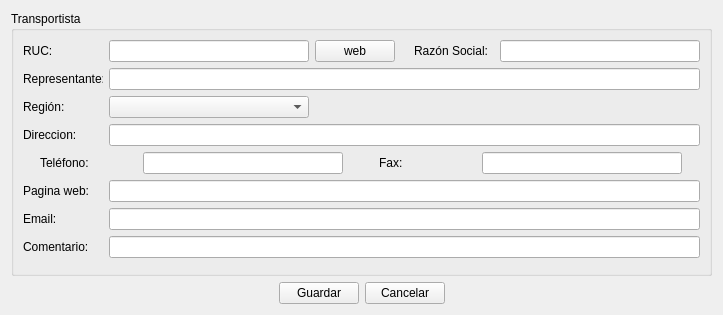
<?xml version="1.0" encoding="UTF-8"?>
<ui version="4.0">
 <class>ui_edit_transportista</class>
 <widget class="QWidget" name="ui_edit_transportista">
  <property name="geometry">
   <rect>
    <x>0</x>
    <y>0</y>
    <width>722</width>
    <height>315</height>
   </rect>
  </property>
  <property name="windowTitle">
   <string>Form</string>
  </property>
  <layout class="QVBoxLayout" name="verticalLayout_2">
   <item>
    <layout class="QVBoxLayout" name="verticalLayout_3">
     <item>
      <widget class="QGroupBox" name="groupBox">
       <property name="title">
        <string>Transportista</string>
       </property>
       <layout class="QGridLayout" name="gridLayout">
        <item row="0" column="0">
         <layout class="QVBoxLayout" name="verticalLayout">
          <item>
           <layout class="QHBoxLayout" name="horizontalLayout_14">
            <item>
             <widget class="QLabel" name="label_ruc">
              <property name="minimumSize">
               <size>
                <width>80</width>
                <height>0</height>
               </size>
              </property>
              <property name="maximumSize">
               <size>
                <width>80</width>
                <height>16777215</height>
               </size>
              </property>
              <property name="text">
               <string>RUC:</string>
              </property>
             </widget>
            </item>
            <item>
             <widget class="QLineEdit" name="lineEdit_ruc">
              <property name="minimumSize">
               <size>
                <width>200</width>
                <height>0</height>
               </size>
              </property>
              <property name="maximumSize">
               <size>
                <width>200</width>
                <height>16777215</height>
               </size>
              </property>
             </widget>
            </item>
            <item>
             <widget class="QPushButton" name="pushButton_link">
              <property name="text">
               <string>web</string>
              </property>
             </widget>
            </item>
            <item>
             <spacer name="horizontalSpacer_12">
              <property name="orientation">
               <enum>Qt::Horizontal</enum>
              </property>
              <property name="sizeType">
               <enum>QSizePolicy::Fixed</enum>
              </property>
              <property name="sizeHint" stdset="0">
               <size>
                <width>13</width>
                <height>14</height>
               </size>
              </property>
             </spacer>
            </item>
            <item>
             <widget class="QLabel" name="label_razon_social">
              <property name="minimumSize">
               <size>
                <width>80</width>
                <height>0</height>
               </size>
              </property>
              <property name="maximumSize">
               <size>
                <width>80</width>
                <height>16777215</height>
               </size>
              </property>
              <property name="text">
               <string>Razón Social:</string>
              </property>
             </widget>
            </item>
            <item>
             <widget class="QLineEdit" name="lineEdit_razon_social">
              <property name="minimumSize">
               <size>
                <width>200</width>
                <height>0</height>
               </size>
              </property>
              <property name="maximumSize">
               <size>
                <width>200</width>
                <height>16777215</height>
               </size>
              </property>
             </widget>
            </item>
           </layout>
          </item>
          <item>
           <layout class="QHBoxLayout" name="horizontalLayout_15">
            <item>
             <widget class="QLabel" name="label_representante">
              <property name="minimumSize">
               <size>
                <width>80</width>
                <height>0</height>
               </size>
              </property>
              <property name="maximumSize">
               <size>
                <width>80</width>
                <height>16777215</height>
               </size>
              </property>
              <property name="text">
               <string>Representante:</string>
              </property>
             </widget>
            </item>
            <item>
             <widget class="QLineEdit" name="lineEdit_representante">
              <property name="minimumSize">
               <size>
                <width>200</width>
                <height>0</height>
               </size>
              </property>
             </widget>
            </item>
           </layout>
          </item>
          <item>
           <layout class="QHBoxLayout" name="horizontalLayout_2">
            <item>
             <widget class="QLabel" name="label_region">
              <property name="minimumSize">
               <size>
                <width>80</width>
                <height>0</height>
               </size>
              </property>
              <property name="text">
               <string>Región:</string>
              </property>
             </widget>
            </item>
            <item>
             <widget class="QComboBox" name="comboBox_regiones">
              <property name="minimumSize">
               <size>
                <width>200</width>
                <height>0</height>
               </size>
              </property>
              <property name="editable">
               <bool>false</bool>
              </property>
              <property name="duplicatesEnabled">
               <bool>false</bool>
              </property>
             </widget>
            </item>
            <item>
             <spacer name="horizontalSpacer">
              <property name="orientation">
               <enum>Qt::Horizontal</enum>
              </property>
              <property name="sizeHint" stdset="0">
               <size>
                <width>40</width>
                <height>20</height>
               </size>
              </property>
             </spacer>
            </item>
           </layout>
          </item>
          <item>
           <layout class="QHBoxLayout" name="horizontalLayout_16">
            <item>
             <widget class="QLabel" name="label_29">
              <property name="minimumSize">
               <size>
                <width>80</width>
                <height>0</height>
               </size>
              </property>
              <property name="maximumSize">
               <size>
                <width>80</width>
                <height>16777215</height>
               </size>
              </property>
              <property name="text">
               <string>Direccion:</string>
              </property>
             </widget>
            </item>
            <item>
             <widget class="QLineEdit" name="lineEdit_direccion">
              <property name="minimumSize">
               <size>
                <width>200</width>
                <height>0</height>
               </size>
              </property>
             </widget>
            </item>
           </layout>
          </item>
          <item>
           <layout class="QHBoxLayout" name="horizontalLayout_17">
            <item>
             <widget class="QLabel" name="label_27">
              <property name="minimumSize">
               <size>
                <width>80</width>
                <height>0</height>
               </size>
              </property>
              <property name="maximumSize">
               <size>
                <width>80</width>
                <height>16777215</height>
               </size>
              </property>
              <property name="text">
               <string>Teléfono:</string>
              </property>
             </widget>
            </item>
            <item>
             <widget class="QLineEdit" name="lineEdit_telefono">
              <property name="minimumSize">
               <size>
                <width>200</width>
                <height>0</height>
               </size>
              </property>
              <property name="maximumSize">
               <size>
                <width>200</width>
                <height>16777215</height>
               </size>
              </property>
             </widget>
            </item>
            <item>
             <spacer name="horizontalSpacer_11">
              <property name="orientation">
               <enum>Qt::Horizontal</enum>
              </property>
              <property name="sizeType">
               <enum>QSizePolicy::Fixed</enum>
              </property>
              <property name="sizeHint" stdset="0">
               <size>
                <width>13</width>
                <height>14</height>
               </size>
              </property>
             </spacer>
            </item>
            <item>
             <widget class="QLabel" name="label_32">
              <property name="minimumSize">
               <size>
                <width>80</width>
                <height>0</height>
               </size>
              </property>
              <property name="maximumSize">
               <size>
                <width>80</width>
                <height>16777215</height>
               </size>
              </property>
              <property name="text">
               <string>Fax:</string>
              </property>
             </widget>
            </item>
            <item>
             <widget class="QLineEdit" name="lineEdit_fax">
              <property name="minimumSize">
               <size>
                <width>200</width>
                <height>0</height>
               </size>
              </property>
              <property name="maximumSize">
               <size>
                <width>200</width>
                <height>16777215</height>
               </size>
              </property>
             </widget>
            </item>
           </layout>
          </item>
          <item>
           <layout class="QHBoxLayout" name="horizontalLayout_18"/>
          </item>
          <item>
           <layout class="QHBoxLayout" name="horizontalLayout_19">
            <item>
             <widget class="QLabel" name="label_34">
              <property name="minimumSize">
               <size>
                <width>80</width>
                <height>0</height>
               </size>
              </property>
              <property name="maximumSize">
               <size>
                <width>80</width>
                <height>16777215</height>
               </size>
              </property>
              <property name="text">
               <string>Pagina web:</string>
              </property>
             </widget>
            </item>
            <item>
             <widget class="QLineEdit" name="lineEdit_pagina_web">
              <property name="minimumSize">
               <size>
                <width>200</width>
                <height>0</height>
               </size>
              </property>
             </widget>
            </item>
           </layout>
          </item>
          <item>
           <layout class="QHBoxLayout" name="horizontalLayout_20">
            <item>
             <widget class="QLabel" name="label_33">
              <property name="minimumSize">
               <size>
                <width>80</width>
                <height>0</height>
               </size>
              </property>
              <property name="maximumSize">
               <size>
                <width>80</width>
                <height>16777215</height>
               </size>
              </property>
              <property name="text">
               <string>Email:</string>
              </property>
             </widget>
            </item>
            <item>
             <widget class="QLineEdit" name="lineEdit_email">
              <property name="minimumSize">
               <size>
                <width>200</width>
                <height>0</height>
               </size>
              </property>
             </widget>
            </item>
           </layout>
          </item>
          <item>
           <layout class="QHBoxLayout" name="horizontalLayout_21">
            <item>
             <widget class="QLabel" name="label_26">
              <property name="minimumSize">
               <size>
                <width>80</width>
                <height>0</height>
               </size>
              </property>
              <property name="maximumSize">
               <size>
                <width>80</width>
                <height>16777215</height>
               </size>
              </property>
              <property name="text">
               <string>Comentario:</string>
              </property>
             </widget>
            </item>
            <item>
             <widget class="QLineEdit" name="lineEdit_comentario">
              <property name="minimumSize">
               <size>
                <width>200</width>
                <height>0</height>
               </size>
              </property>
             </widget>
            </item>
           </layout>
          </item>
         </layout>
        </item>
       </layout>
      </widget>
     </item>
     <item>
      <layout class="QHBoxLayout" name="horizontalLayout_22">
       <item>
        <spacer name="horizontalSpacer_7">
         <property name="orientation">
          <enum>Qt::Horizontal</enum>
         </property>
         <property name="sizeHint" stdset="0">
          <size>
           <width>40</width>
           <height>20</height>
          </size>
         </property>
        </spacer>
       </item>
       <item>
        <widget class="QPushButton" name="pushButton_guardar">
         <property name="text">
          <string>Guardar</string>
         </property>
        </widget>
       </item>
       <item>
        <widget class="QPushButton" name="pushButton_cancelar">
         <property name="text">
          <string>Cancelar</string>
         </property>
        </widget>
       </item>
       <item>
        <spacer name="horizontalSpacer_8">
         <property name="orientation">
          <enum>Qt::Horizontal</enum>
         </property>
         <property name="sizeHint" stdset="0">
          <size>
           <width>40</width>
           <height>20</height>
          </size>
         </property>
        </spacer>
       </item>
      </layout>
     </item>
    </layout>
   </item>
  </layout>
 </widget>
 <resources/>
 <connections/>
</ui>
